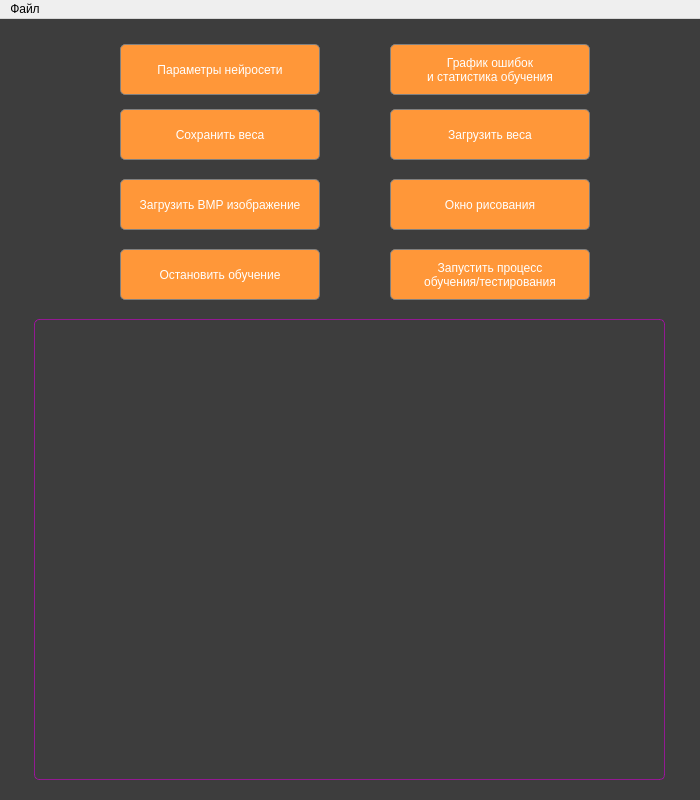
<?xml version="1.0" encoding="UTF-8"?>
<ui version="4.0">
 <class>MainWindow</class>
 <widget class="QMainWindow" name="MainWindow">
  <property name="geometry">
   <rect>
    <x>0</x>
    <y>0</y>
    <width>700</width>
    <height>800</height>
   </rect>
  </property>
  <property name="sizePolicy">
   <sizepolicy hsizetype="Fixed" vsizetype="Fixed">
    <horstretch>0</horstretch>
    <verstretch>0</verstretch>
   </sizepolicy>
  </property>
  <property name="minimumSize">
   <size>
    <width>700</width>
    <height>800</height>
   </size>
  </property>
  <property name="maximumSize">
   <size>
    <width>700</width>
    <height>800</height>
   </size>
  </property>
  <property name="windowTitle">
   <string>MainWindow</string>
  </property>
  <property name="styleSheet">
   <string notr="true">#MainWindow {
	background: rgb(61, 61, 61);
}</string>
  </property>
  <widget class="QWidget" name="centralwidget">
   <widget class="QWidget" name="vertical_widget" native="true">
    <property name="geometry">
     <rect>
      <x>0</x>
      <y>0</y>
      <width>701</width>
      <height>1000</height>
     </rect>
    </property>
    <layout class="QHBoxLayout" name="horizontalLayout">
     <property name="leftMargin">
      <number>0</number>
     </property>
     <property name="topMargin">
      <number>0</number>
     </property>
     <property name="rightMargin">
      <number>0</number>
     </property>
     <property name="bottomMargin">
      <number>0</number>
     </property>
    </layout>
   </widget>
   <widget class="QPushButton" name="call_settings_ui">
    <property name="enabled">
     <bool>true</bool>
    </property>
    <property name="geometry">
     <rect>
      <x>120</x>
      <y>25</y>
      <width>200</width>
      <height>51</height>
     </rect>
    </property>
    <property name="minimumSize">
     <size>
      <width>6</width>
      <height>3</height>
     </size>
    </property>
    <property name="maximumSize">
     <size>
      <width>200</width>
      <height>250</height>
     </size>
    </property>
    <property name="layoutDirection">
     <enum>Qt::LeftToRight</enum>
    </property>
    <property name="autoFillBackground">
     <bool>false</bool>
    </property>
    <property name="styleSheet">
     <string notr="true">/* Стиль QPushButton */
QPushButton {
    background-color: rgb(255, 151, 57);
    color: white;
    border: 1px solid gray;
    border-radius: 5px;
    /*transition: width 0.5s;*/ /* Анимация увеличения высоты */
}

/* Стиль QPushButton при нажатии */
QPushButton:pressed {
    background-color: qlineargradient(x1: 0, y1: 0, x2: 0, y2: 1,
                                      stop: 0 #FF7832, stop: 1 #FF9739);
}

QPushButton:disabled {
	background-color: rgba(255, 151, 57, 202);
	color: rgba(255, 255, 255,100);
/*	color: rgba(255, 255, 255, 191);*/
}

QPushButton:enabled {
    background-color: rgb(255, 151, 57);
    color: white;
    border: 1px solid gray;
    border-radius: 5px;
}

/* Стиль QPushButton при наведении */
QPushButton:hover {
    width: 100px;
}

/* Стиль QLabel */
QLabel {
    transform: rotate(180);
}
</string>
    </property>
    <property name="text">
     <string>Параметры нейросети</string>
    </property>
   </widget>
   <widget class="QPushButton" name="call_save">
    <property name="enabled">
     <bool>true</bool>
    </property>
    <property name="geometry">
     <rect>
      <x>120</x>
      <y>90</y>
      <width>200</width>
      <height>51</height>
     </rect>
    </property>
    <property name="minimumSize">
     <size>
      <width>6</width>
      <height>3</height>
     </size>
    </property>
    <property name="maximumSize">
     <size>
      <width>200</width>
      <height>250</height>
     </size>
    </property>
    <property name="layoutDirection">
     <enum>Qt::LeftToRight</enum>
    </property>
    <property name="autoFillBackground">
     <bool>false</bool>
    </property>
    <property name="styleSheet">
     <string notr="true">/* Стиль QPushButton */
QPushButton {
    background-color: rgb(255, 151, 57);
    color: white;
    border: 1px solid gray;
    border-radius: 5px;
    /*transition: width 0.5s;*/ /* Анимация увеличения высоты */
}

/* Стиль QPushButton при нажатии */
QPushButton:pressed {
    background-color: qlineargradient(x1: 0, y1: 0, x2: 0, y2: 1,
                                      stop: 0 #FF7832, stop: 1 #FF9739);
}

QPushButton:disabled {
	background-color: rgba(255, 151, 57, 202);
	color: rgba(255, 255, 255,100);
/*	color: rgba(255, 255, 255, 191);*/
}

QPushButton:enabled {
    background-color: rgb(255, 151, 57);
    color: white;
    border: 1px solid gray;
    border-radius: 5px;
}

/* Стиль QPushButton при наведении */
QPushButton:hover {
    width: 100px;
}

/* Стиль QLabel */
QLabel {
    transform: rotate(180);
}
</string>
    </property>
    <property name="text">
     <string>Сохранить веса</string>
    </property>
   </widget>
   <widget class="QPushButton" name="call_load">
    <property name="enabled">
     <bool>true</bool>
    </property>
    <property name="geometry">
     <rect>
      <x>390</x>
      <y>90</y>
      <width>200</width>
      <height>51</height>
     </rect>
    </property>
    <property name="minimumSize">
     <size>
      <width>6</width>
      <height>3</height>
     </size>
    </property>
    <property name="maximumSize">
     <size>
      <width>200</width>
      <height>250</height>
     </size>
    </property>
    <property name="layoutDirection">
     <enum>Qt::LeftToRight</enum>
    </property>
    <property name="autoFillBackground">
     <bool>false</bool>
    </property>
    <property name="styleSheet">
     <string notr="true">/* Стиль QPushButton */
QPushButton {
    background-color: rgb(255, 151, 57);
    color: white;
    border: 1px solid gray;
    border-radius: 5px;
    /*transition: width 0.5s;*/ /* Анимация увеличения высоты */
}

/* Стиль QPushButton при нажатии */
QPushButton:pressed {
    background-color: qlineargradient(x1: 0, y1: 0, x2: 0, y2: 1,
                                      stop: 0 #FF7832, stop: 1 #FF9739);
}

QPushButton:disabled {
	background-color: rgba(255, 151, 57, 202);
	color: rgba(255, 255, 255,100);
/*	color: rgba(255, 255, 255, 191);*/
}

QPushButton:enabled {
    background-color: rgb(255, 151, 57);
    color: white;
    border: 1px solid gray;
    border-radius: 5px;
}

/* Стиль QPushButton при наведении */
QPushButton:hover {
    width: 100px;
}

/* Стиль QLabel */
QLabel {
    transform: rotate(180);
}
</string>
    </property>
    <property name="text">
     <string>Загрузить веса</string>
    </property>
   </widget>
   <widget class="QPushButton" name="call_draw_window">
    <property name="enabled">
     <bool>true</bool>
    </property>
    <property name="geometry">
     <rect>
      <x>390</x>
      <y>160</y>
      <width>200</width>
      <height>51</height>
     </rect>
    </property>
    <property name="minimumSize">
     <size>
      <width>6</width>
      <height>3</height>
     </size>
    </property>
    <property name="maximumSize">
     <size>
      <width>200</width>
      <height>250</height>
     </size>
    </property>
    <property name="layoutDirection">
     <enum>Qt::LeftToRight</enum>
    </property>
    <property name="autoFillBackground">
     <bool>false</bool>
    </property>
    <property name="styleSheet">
     <string notr="true">/* Стиль QPushButton */
QPushButton {
    background-color: rgb(255, 151, 57);
    color: white;
    border: 1px solid gray;
    border-radius: 5px;
    /*transition: width 0.5s;*/ /* Анимация увеличения высоты */
}

/* Стиль QPushButton при нажатии */
QPushButton:pressed {
    background-color: qlineargradient(x1: 0, y1: 0, x2: 0, y2: 1,
                                      stop: 0 #FF7832, stop: 1 #FF9739);
}

QPushButton:disabled {
	background-color: rgba(255, 151, 57, 202);
	color: rgba(255, 255, 255,100);
/*	color: rgba(255, 255, 255, 191);*/
}

QPushButton:enabled {
    background-color: rgb(255, 151, 57);
    color: white;
    border: 1px solid gray;
    border-radius: 5px;
}

/* Стиль QPushButton при наведении */
QPushButton:hover {
    width: 100px;
}

/* Стиль QLabel */
QLabel {
    transform: rotate(180);
}
</string>
    </property>
    <property name="text">
     <string>Окно рисования</string>
    </property>
   </widget>
   <widget class="QPushButton" name="load_bmp">
    <property name="enabled">
     <bool>true</bool>
    </property>
    <property name="geometry">
     <rect>
      <x>120</x>
      <y>160</y>
      <width>200</width>
      <height>51</height>
     </rect>
    </property>
    <property name="minimumSize">
     <size>
      <width>6</width>
      <height>3</height>
     </size>
    </property>
    <property name="maximumSize">
     <size>
      <width>200</width>
      <height>250</height>
     </size>
    </property>
    <property name="layoutDirection">
     <enum>Qt::LeftToRight</enum>
    </property>
    <property name="autoFillBackground">
     <bool>false</bool>
    </property>
    <property name="styleSheet">
     <string notr="true">/* Стиль QPushButton */
QPushButton {
    background-color: rgb(255, 151, 57);
    color: white;
    border: 1px solid gray;
    border-radius: 5px;
    /*transition: width 0.5s;*/ /* Анимация увеличения высоты */
}

/* Стиль QPushButton при нажатии */
QPushButton:pressed {
    background-color: qlineargradient(x1: 0, y1: 0, x2: 0, y2: 1,
                                      stop: 0 #FF7832, stop: 1 #FF9739);
}

QPushButton:disabled {
	background-color: rgba(255, 151, 57, 202);
	color: rgba(255, 255, 255,100);
/*	color: rgba(255, 255, 255, 191);*/
}

QPushButton:enabled {
    background-color: rgb(255, 151, 57);
    color: white;
    border: 1px solid gray;
    border-radius: 5px;
}

/* Стиль QPushButton при наведении */
QPushButton:hover {
    width: 100px;
}

/* Стиль QLabel */
QLabel {
    transform: rotate(180);
}
</string>
    </property>
    <property name="text">
     <string>Загрузить BMP изображение</string>
    </property>
   </widget>
   <widget class="QTextEdit" name="logging">
    <property name="geometry">
     <rect>
      <x>34</x>
      <y>300</y>
      <width>631</width>
      <height>461</height>
     </rect>
    </property>
    <property name="focusPolicy">
     <enum>Qt::WheelFocus</enum>
    </property>
    <property name="styleSheet">
     <string notr="true">background-color: rgba(61, 61, 61, 0.6);
color: white;
border: 1px solid rgba(204, 0, 204, 0.6);
border-radius: 5px;       
</string>
    </property>
    <property name="verticalScrollBarPolicy">
     <enum>Qt::ScrollBarAsNeeded</enum>
    </property>
    <property name="horizontalScrollBarPolicy">
     <enum>Qt::ScrollBarAsNeeded</enum>
    </property>
    <property name="sizeAdjustPolicy">
     <enum>QAbstractScrollArea::AdjustToContents</enum>
    </property>
    <property name="readOnly">
     <bool>true</bool>
    </property>
    <property name="textInteractionFlags">
     <set>Qt::TextSelectableByMouse</set>
    </property>
   </widget>
   <widget class="QPushButton" name="run_edu">
    <property name="enabled">
     <bool>true</bool>
    </property>
    <property name="geometry">
     <rect>
      <x>390</x>
      <y>230</y>
      <width>200</width>
      <height>51</height>
     </rect>
    </property>
    <property name="minimumSize">
     <size>
      <width>6</width>
      <height>3</height>
     </size>
    </property>
    <property name="maximumSize">
     <size>
      <width>200</width>
      <height>250</height>
     </size>
    </property>
    <property name="layoutDirection">
     <enum>Qt::LeftToRight</enum>
    </property>
    <property name="autoFillBackground">
     <bool>false</bool>
    </property>
    <property name="styleSheet">
     <string notr="true">/* Стиль QPushButton */
QPushButton {
    background-color: rgb(255, 151, 57);
    color: white;
    border: 1px solid gray;
    border-radius: 5px;
    /*transition: width 0.5s;*/ /* Анимация увеличения высоты */
}

/* Стиль QPushButton при нажатии */
QPushButton:pressed {
    background-color: qlineargradient(x1: 0, y1: 0, x2: 0, y2: 1,
                                      stop: 0 #FF7832, stop: 1 #FF9739);
}

QPushButton:disabled {
	background-color: rgba(255, 151, 57, 202);
	color: rgba(255, 255, 255,100);
/*	color: rgba(255, 255, 255, 191);*/
}

QPushButton:enabled {
    background-color: rgb(255, 151, 57);
    color: white;
    border: 1px solid gray;
    border-radius: 5px;
}

/* Стиль QPushButton при наведении */
QPushButton:hover {
    width: 100px;
}

/* Стиль QLabel */
QLabel {
    transform: rotate(180);
}
</string>
    </property>
    <property name="text">
     <string>Запустить процесс 
обучения/тестирования</string>
    </property>
   </widget>
   <widget class="QPushButton" name="abort_training">
    <property name="enabled">
     <bool>true</bool>
    </property>
    <property name="geometry">
     <rect>
      <x>120</x>
      <y>230</y>
      <width>200</width>
      <height>51</height>
     </rect>
    </property>
    <property name="minimumSize">
     <size>
      <width>6</width>
      <height>3</height>
     </size>
    </property>
    <property name="maximumSize">
     <size>
      <width>200</width>
      <height>250</height>
     </size>
    </property>
    <property name="layoutDirection">
     <enum>Qt::LeftToRight</enum>
    </property>
    <property name="autoFillBackground">
     <bool>false</bool>
    </property>
    <property name="styleSheet">
     <string notr="true">/* Стиль QPushButton */
QPushButton {
    background-color: rgb(255, 151, 57);
    color: white;
    border: 1px solid gray;
    border-radius: 5px;
    /*transition: width 0.5s;*/ /* Анимация увеличения высоты */
}

/* Стиль QPushButton при нажатии 
QPushButton:pressed {
    background-color: qlineargradient(x1: 0, y1: 0, x2: 0, y2: 1,
                                      stop: 0 #FF7832, stop: 1 #FF9739);
}
 */

QPushButton:pressed {
    background-color: rgb(61, 61, 61);
    color: red;
    border: 5px solid gray;
    border-radius: 5px;
}

QPushButton:disabled {
	background-color: rgba(255, 151, 57, 202);
	color: rgba(255, 255, 255,100);
/*	color: rgba(255, 255, 255, 191);*/
}

QPushButton:enabled {
    background-color: rgb(255, 151, 57);
    color: white;
    border: 1px solid gray;
    border-radius: 5px;
}

/* Стиль QPushButton при наведении */
QPushButton:hover {
    width: 100px;
}

/* Стиль QLabel */
QLabel {
    transform: rotate(180);
}
</string>
    </property>
    <property name="text">
     <string>Остановить обучение</string>
    </property>
   </widget>
   <widget class="QPushButton" name="call_graph">
    <property name="enabled">
     <bool>true</bool>
    </property>
    <property name="geometry">
     <rect>
      <x>390</x>
      <y>25</y>
      <width>200</width>
      <height>51</height>
     </rect>
    </property>
    <property name="minimumSize">
     <size>
      <width>6</width>
      <height>3</height>
     </size>
    </property>
    <property name="maximumSize">
     <size>
      <width>200</width>
      <height>250</height>
     </size>
    </property>
    <property name="layoutDirection">
     <enum>Qt::LeftToRight</enum>
    </property>
    <property name="autoFillBackground">
     <bool>false</bool>
    </property>
    <property name="styleSheet">
     <string notr="true">/* Стиль QPushButton */
QPushButton {
    background-color: rgb(255, 151, 57);
    color: white;
    border: 1px solid gray;
    border-radius: 5px;
    /*transition: width 0.5s;*/ /* Анимация увеличения высоты */
}

/* Стиль QPushButton при нажатии */
QPushButton:pressed {
    background-color: qlineargradient(x1: 0, y1: 0, x2: 0, y2: 1,
                                      stop: 0 #FF7832, stop: 1 #FF9739);
}

QPushButton:disabled {
	background-color: rgba(255, 151, 57, 202);
	color: rgba(255, 255, 255,100);
/*	color: rgba(255, 255, 255, 191);*/
}

QPushButton:enabled {
    background-color: rgb(255, 151, 57);
    color: white;
    border: 1px solid gray;
    border-radius: 5px;
}

/* Стиль QPushButton при наведении */
QPushButton:hover {
    width: 100px;
}

/* Стиль QLabel */
QLabel {
    transform: rotate(180);
}
</string>
    </property>
    <property name="text">
     <string>График ошибок 
и статистика обучения</string>
    </property>
   </widget>
   <zorder>vertical_widget</zorder>
   <zorder>call_settings_ui</zorder>
   <zorder>call_save</zorder>
   <zorder>call_load</zorder>
   <zorder>load_bmp</zorder>
   <zorder>run_edu</zorder>
   <zorder>abort_training</zorder>
   <zorder>logging</zorder>
   <zorder>call_draw_window</zorder>
   <zorder>call_graph</zorder>
  </widget>
  <widget class="QMenuBar" name="menubar">
   <property name="geometry">
    <rect>
     <x>0</x>
     <y>0</y>
     <width>700</width>
     <height>24</height>
    </rect>
   </property>
   <widget class="QMenu" name="menu">
    <property name="title">
     <string>Файл</string>
    </property>
    <addaction name="open_csv"/>
    <addaction name="save_weight"/>
    <addaction name="load_weight"/>
   </widget>
   <addaction name="menu"/>
  </widget>
  <action name="open_csv">
   <property name="text">
    <string>Открыть файл</string>
   </property>
  </action>
  <action name="save_settings">
   <property name="text">
    <string>Сохранить настройки</string>
   </property>
  </action>
  <action name="load_settings">
   <property name="text">
    <string>Загрузить настройки</string>
   </property>
  </action>
  <action name="image">
   <property name="text">
    <string>в формате bmp/jpeg</string>
   </property>
  </action>
  <action name="gif">
   <property name="text">
    <string>в формате gif</string>
   </property>
  </action>
  <action name="auto_rtn">
   <property name="text">
    <string>Вращение объекта(авто)</string>
   </property>
  </action>
  <action name="save_weight">
   <property name="text">
    <string>Сохранить веса</string>
   </property>
  </action>
  <action name="load_weight">
   <property name="text">
    <string>Загрузить веса</string>
   </property>
  </action>
 </widget>
 <resources/>
 <connections/>
</ui>
